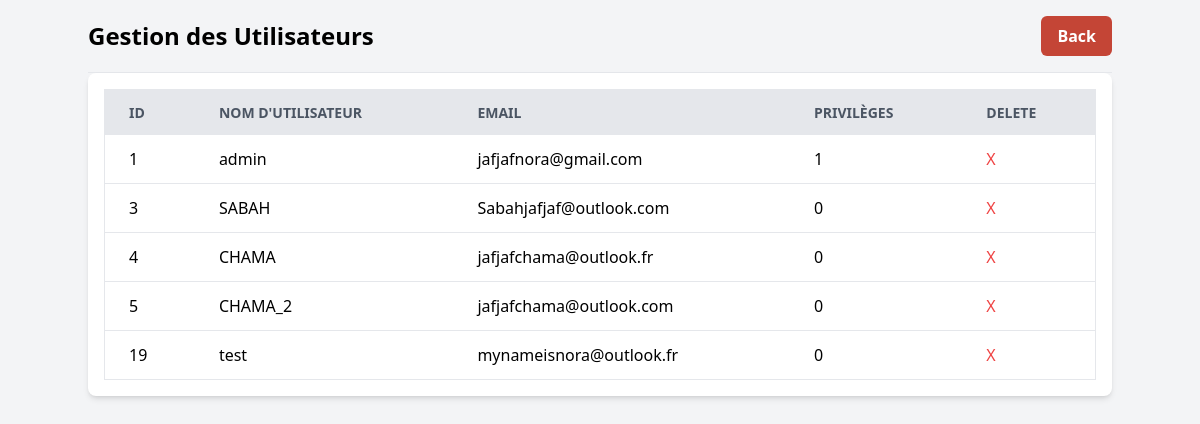
The page /admin_users_manager on the database as committed earlier.
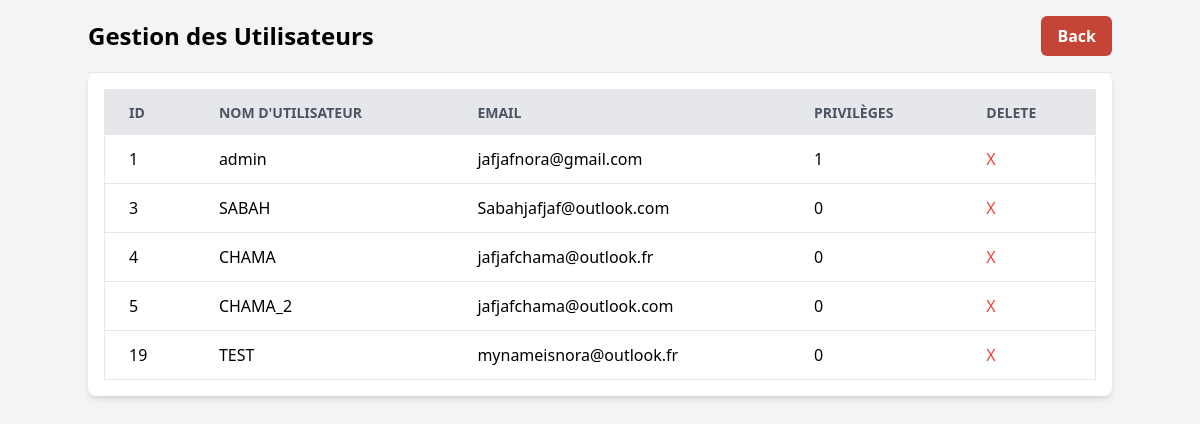
The same page on the database as committed later.
### tables this page shows
CREATE TABLE users (
    id INTEGER PRIMARY KEY AUTOINCREMENT,
    username TEXT UNIQUE NOT NULL,
    password TEXT NOT NULL,
    email TEXT UNIQUE,              
    is_admin INTEGER DEFAULT 0       
);

### routes.py (the view)
    @app.route('/admin_users_manager')
    def gestion_users():
        users = get_users_db()
        return render_template('admin_users_manager.html', users=users)  #

### managers/database_manager.py (called while the page is built)
def get_users_db():
    conn = sqlite3.connect('./data/users.db')
    cursor = conn.cursor()
    cursor.execute('SELECT id, username, email, is_admin  FROM users')
    users = cursor.fetchall()
    conn.close()
    return users

### templates/admin_users_manager.html (shortened to what this page needs)
<!DOCTYPE html>
<html lang="en">
  <head>
    <script src="https://cdn.tailwindcss.com"></script>
    <link
      href="{{ url_for('static', filename='output.css') }}"
      rel="stylesheet"
    />
  </head>
  <body class="bg-gray-100 p-4">
    <div class="container mx-auto">
      <header class="flex justify-between items-center pb-4 border-b">
        <h1 class="text-2xl font-bold">Gestion des Utilisateurs</h1>
        <button
          onclick="location.href='/admin'"
          class="btn-custom text-white px-4 py-2 rounded-md"
        >
          Back
        </button>
      </header>
      <div class="overflow-x-auto bg-white rounded-lg shadow-md p-4">
        <table class="min-w-full bg-white border border-gray-200">
          <thead>
            <tr
              class="bg-gray-200 text-gray-600 uppercase text-sm leading-normal"
            >
              <th class="py-3 px-6 text-left">ID</th>
              <th class="py-3 px-6 text-left">Nom d'utilisateur</th>
              <th class="py-3 px-6 text-left">Email</th>
              <th class="py-3 px-6 text-left">Privilèges</th>
              <th class="py-3 px-6 text-left">Delete</th>
            </tr>
          </thead>
          <tbody>
            {% for user in users %}
            <tr class="border-b border-gray-200 hover:bg-gray-100">
              <td class="py-3 px-6">{{ user[0] }}</td>
              <td class="py-3 px-6">{{ user[1] }}</td>
              <td class="py-3 px-6">{{ user[2] }}</td>
              <td class="py-3 px-6">{{ user[3] }}</td>
              <td class="py-3 px-6">
                <form action="/delete_user/{{ user[0] }}" method="POST">
                  <button type="submit" class="text-red-500 hover:underline">
                    X
                  </button>
                </form>
              </td>
            </tr>
            {% endfor %}
          </tbody>
        </table>
      </div>
    </div>
  </body>
</html>

Rows that differ between the two databases and show on the page:
changed users "mynameisnora@outlook.fr": username "test" → "TEST"
